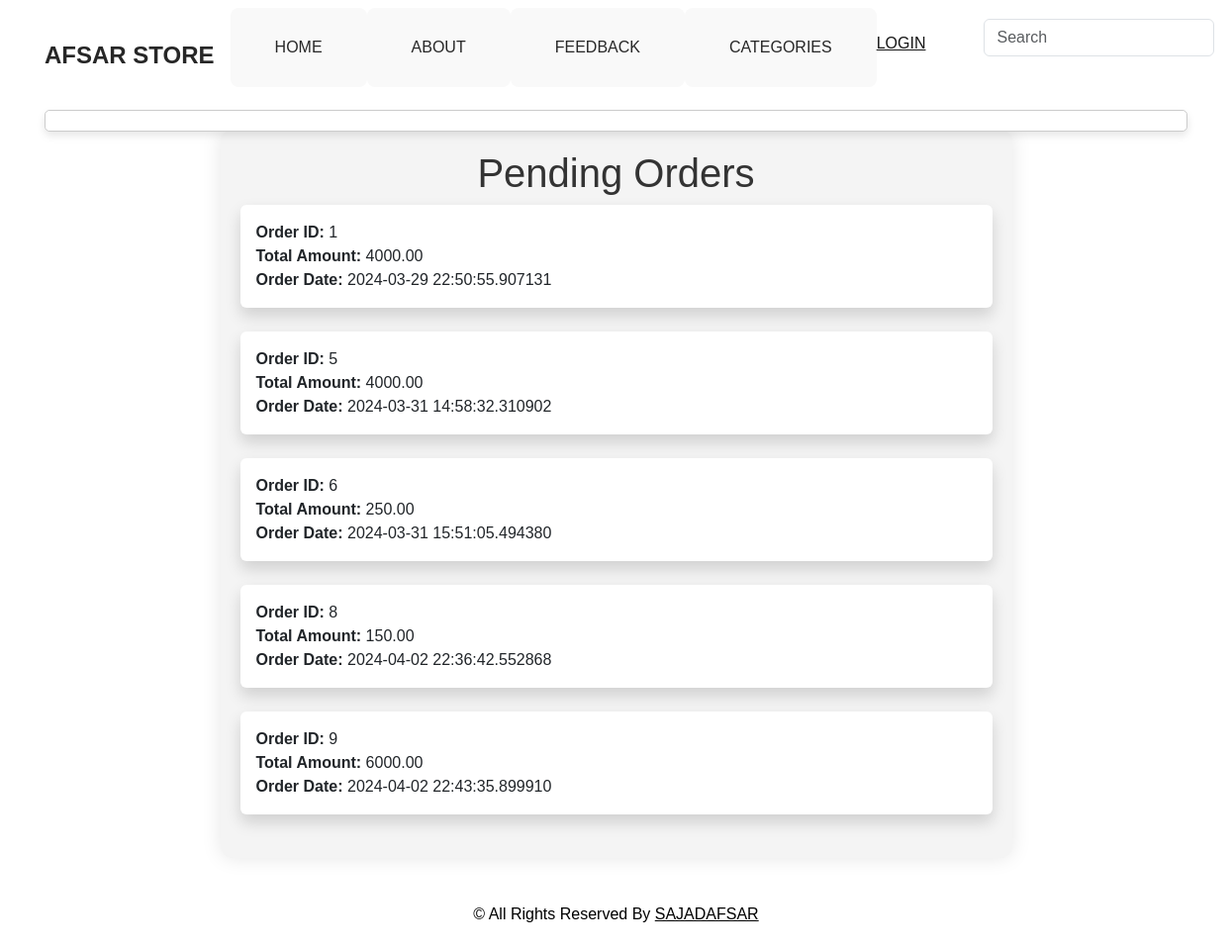
Screenshot of /pending-orders with the database file from the repository.
### model.py (models this page shows)
class Order(db.Model):
    __tablename__ = 'Orders'
    order_id = db.Column(db.Integer, primary_key=True, autoincrement=True)
    user_id = db.Column(db.Integer, db.ForeignKey('user.user_id'), nullable=False)
    order_date = db.Column(db.DateTime, nullable=False)
    total_amount = db.Column(db.DECIMAL(10, 2), nullable=False)
    status = db.Column(db.String(20), nullable=False)
    order_details = db.relationship('OrderDetail', backref='order', lazy='joined')

### server.py (the view)
@app.route('/pending-orders', methods=['GET'])
def view_pending():
    pending_orders = Order.query.filter_by(user_id=17,status='pending').all()
    return render_template('pending_orders.html', orders=pending_orders)

### templates/pending_orders.html (shortened to what this page needs)
<!DOCTYPE html>
<html lang="en">
<head>
    <link rel="stylesheet" type="text/css" href="../static/home/css/bootstrap.css" />
    <link href="../static/home/css/font-awesome.min.css" rel="stylesheet" />
    <link href="../static/home/css/style.css" rel="stylesheet" />
    <link href="../static/home/css/responsive.css" rel="stylesheet" />
    <link rel="stylesheet" href="https://cdn.jsdelivr.net/npm/bootstrap@5.4.3/dist/css/bootstrap.min.css">
</head>
<body>
    <div class="">
        <header class="header_section long_section px-0">
            <nav class="navbar navbar-expand-lg custom_nav-container ">
                <a class="navbar-brand" href="/">
                    <span>Afsar Store</span>
                </a>
                <div class="collapse navbar-collapse" id="navbarSupportedContent">
                    <div class="d-flex mx-auto flex-column flex-lg-row align-items-center">
                        <ul class="navbar-nav">
                            <li class="nav-item">
                                <a class="nav-link" href="/">Home</a>
                            </li>
                            <li class="nav-item">
                                <a class="nav-link" href="/about">About</a>
                            </li>
                            <li class="nav-item">
                                <a class="nav-link" href="/feedback">Feedback</a>
                            </li>
                            <li class="nav-item">
                                <a class="nav-link" href="/#category" onclick="smoothScroll('#category')">categories</a>
                            </li>
                        </ul>
                    </div>
                </div>
                <div id="myDiv" class="quote_btn-container">
                    <a id="alogin" href="/user/login">
                        <span id="spanlogin"></span>
                        <i class="fa fa-user" aria-hidden="true"></i>
                    </a>
                    <a class="nav-link fa fa-shopping-cart" style="font-size:18px; margin-right: 15px;"
                        href="/view-cart"></a>
                    <form class="form-inline">
                        <input id="searchBox" class="form-control mr-sm-2" type="search" placeholder="Search"
                            aria-label="Search" oninput="searchProduct(this.value)">
                        <button class="btn my-2 my-sm-0 nav_search-btn" type="button">
                            <i class="fa fa-search" aria-hidden="true"></i>
                        </button>
                    </form>
                    <div id="searchResults" class="search-results"></div>
                </div>
    </div>
    <div id="app" class="container">
        <h1>Pending Orders</h1>
        <ul>
            {% for order in orders %}
            <li class="shadow p-3 mb-4 bg-body rounded">
                <strong>Order ID:</strong> {{ order.order_id }} <br>
                <strong>Total Amount:</strong> {{ order.total_amount }} <br>
                <strong>Order Date:</strong> {{ order.order_date }}
            </li>
            {% endfor %}
        </ul>
    </div>
    <footer class="footer_section">
        <div class="container">
            <p>
                &copy;  All Rights Reserved By
                <a href="https://sajadafsar.ir">SAJADAFSAR</a>
            </p>
        </div>
    </footer>
</body>
</html>

### static/home/css/style.css (style rules this page uses)
body { font-family: "Poppins", sans-serif; color: #0c0c0c; background-color: #ffffff; overflow-x: hidden; }
.long_section { margin-left: 45px; margin-right: 45px; padding-left: 15px; padding-right: 15px; }
.header_section { background-color: #ffffff; }
.custom_nav-container .navbar-nav .nav-item .nav-link { padding: 3px 15px; margin: 10px 15px; color: #272727; text-align: center; text-transform: uppercase; }
a, a:hover, a:focus { text-decoration: none; }
.btn, .btn:focus { outline: none !important; -webkit-box-shadow: none; box-shadow: none; }
.custom_nav-container .nav_search-btn { width: 35px; height: 35px; padding: 0; border: none; }
.navbar-brand span { font-size: 24px; font-weight: 700; color: #272727; text-transform: uppercase; }
.custom_nav-container { z-index: 99999; padding: 5px 0; }
.quote_btn-container { display: -webkit-box; display: -ms-flexbox; display: flex; -webkit-box-align: center; -ms-flex-align: center; align-items: center; }
.quote_btn-container a { color: #151515; margin-right: 25px; text-transform: uppercase; }
.quote_btn-container a span { margin-right: 5px; }
.footer_section { position: relative; text-align: center; }
.footer_section p { color: #000000; padding: 25px 0; margin: 0; }
.footer_section p a { color: inherit; }

### static/home/css/responsive.css (style rules this page uses)
@media (min-width: 1200px) { .container { max-width: 1170px; } }

### templates/pending_orders.html (style rules this page uses)
body { font-family: 'Arial', sans-serif; }
#app { max-width: 800px; margin: 20px auto; padding: 20px; border-radius: 12px; box-shadow: 0 0 20px rgba(0, 0, 0, 0.1); background-color: #f4f4f4; }
h1 { color: #333; text-align: center; }
ul { list-style: none; padding: 0; }
li { background-color: #f9f9f9; padding: 15px; margin-bottom: 15px; border-radius: 8px; }
.search-results { position: absolute; top: 100%; left: 0; z-index: 1000; width: 100%; background-color: #fff; border: 1px solid #ccc; border-radius: 5px; box-shadow: 0 4px 8px rgba(0, 0, 0, 0.1); padding: 10px; }

### rows the page displays
Order: order_id "1", total_amount "4000.00", order_date "2024-03-29 22:50:55.907131"
Order: order_id "5", total_amount "4000.00", order_date "2024-03-31 14:58:32.310902"
Order: order_id "6", total_amount "250.00", order_date "2024-03-31 15:51:05.494380"
Order: order_id "8", total_amount "150.00", order_date "2024-04-02 22:36:42.552868"
Order: order_id "9", total_amount "6000.00", order_date "2024-04-02 22:43:35.899910"
